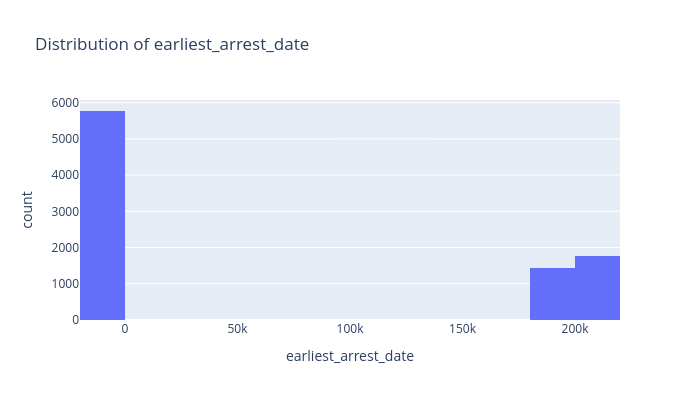
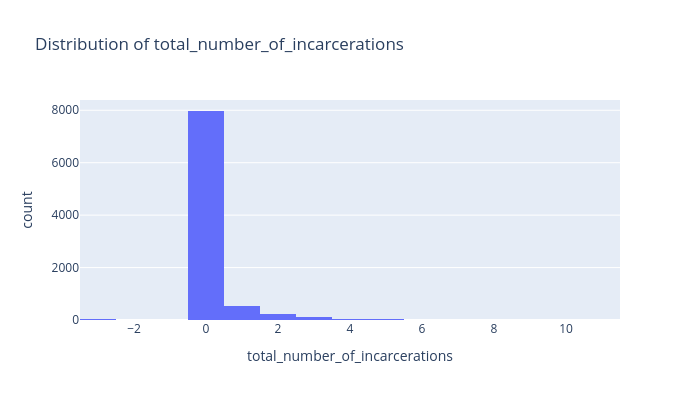
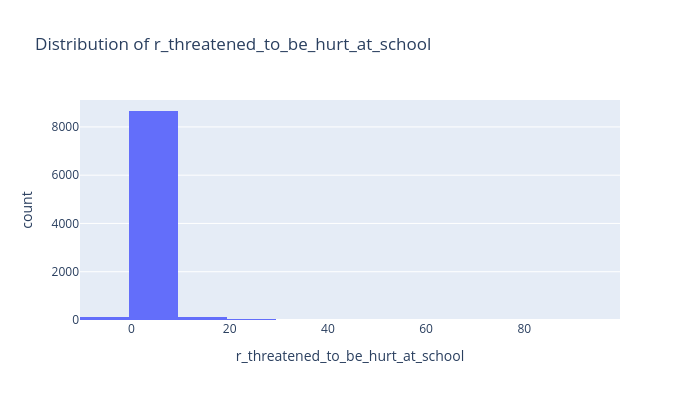
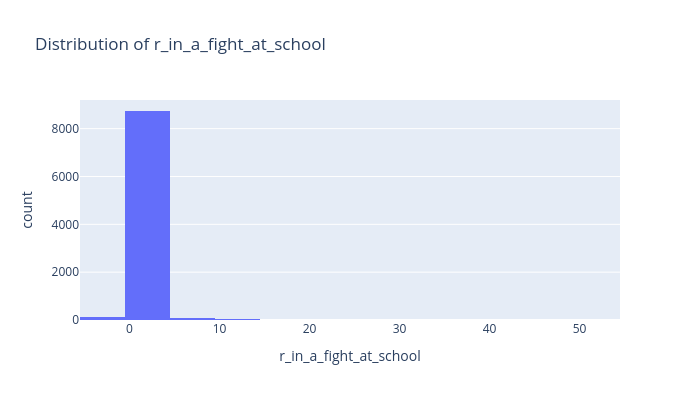

Here is the notebook cell these charts were saved with, in order:
### Code cell
for col in covariates:

    # Categorical / binary variables
    if data[col].nunique(dropna=False) <= 10:

        counts = (
            data[col]
            .fillna("Missing")
            .value_counts()
            .reset_index()
        )
        counts.columns = [col, "Count"]

        fig = px.bar(
            counts,
            x=col,
            y="Count",
            title=f"Distribution of {col}"
        )

    # Continuous variables
    else:

        fig = px.histogram(
            data,
            x=col,
            nbins=20,
            title=f"Distribution of {col}"
        )

    fig.update_layout(
        width=700,
        height=400
    )

    fig.show()

### Figure 1 — Plotly figure (JSON) as saved in the notebook; plotly's stock layout.template omitted (floating-point values rounded to 4 significant figures; data arrays with more than 128 entries replaced by an {"elided": "..."} marker saying what was removed)
{"data": [{"bingroup": "x", "hovertemplate": "earliest_arrest_date=%{x}<br>count=%{y}<extra></extra>", "legendgroup": "", "marker": {"color": "#636efa", "pattern": {"shape": ""}}, "name": "", "nbinsx": 20, "orientation": "v", "showlegend": false, "type": "histogram", "x": {"elided": "8984 int values"}, "xaxis": "x", "yaxis": "y"}], "layout": {"barmode": "relative", "height": 400, "legend": {"tracegroupgap": 0}, "title": {"text": "Distribution of earliest_arrest_date"}, "width": 700, "xaxis": {"anchor": "y", "domain": [0, 1], "title": {"text": "earliest_arrest_date"}}, "yaxis": {"anchor": "x", "domain": [0, 1], "title": {"text": "count"}}}}

### Figure 2 — Plotly figure (JSON) as saved in the notebook; plotly's stock layout.template omitted (floating-point values rounded to 4 significant figures; data arrays with more than 128 entries replaced by an {"elided": "..."} marker saying what was removed)
{"data": [{"bingroup": "x", "hovertemplate": "total_number_of_incarcerations=%{x}<br>count=%{y}<extra></extra>", "legendgroup": "", "marker": {"color": "#636efa", "pattern": {"shape": ""}}, "name": "", "nbinsx": 20, "orientation": "v", "showlegend": false, "type": "histogram", "x": {"elided": "8984 int values"}, "xaxis": "x", "yaxis": "y"}], "layout": {"barmode": "relative", "height": 400, "legend": {"tracegroupgap": 0}, "title": {"text": "Distribution of total_number_of_incarcerations"}, "width": 700, "xaxis": {"anchor": "y", "domain": [0, 1], "title": {"text": "total_number_of_incarcerations"}}, "yaxis": {"anchor": "x", "domain": [0, 1], "title": {"text": "count"}}}}

### Figure 3 — Plotly figure (JSON) as saved in the notebook; plotly's stock layout.template omitted (floating-point values rounded to 4 significant figures; data arrays with more than 128 entries replaced by an {"elided": "..."} marker saying what was removed)
{"data": [{"bingroup": "x", "hovertemplate": "r_threatened_to_be_hurt_at_school=%{x}<br>count=%{y}<extra></extra>", "legendgroup": "", "marker": {"color": "#636efa", "pattern": {"shape": ""}}, "name": "", "nbinsx": 20, "orientation": "v", "showlegend": false, "type": "histogram", "x": {"elided": "8984 int values"}, "xaxis": "x", "yaxis": "y"}], "layout": {"barmode": "relative", "height": 400, "legend": {"tracegroupgap": 0}, "title": {"text": "Distribution of r_threatened_to_be_hurt_at_school"}, "width": 700, "xaxis": {"anchor": "y", "domain": [0, 1], "title": {"text": "r_threatened_to_be_hurt_at_school"}}, "yaxis": {"anchor": "x", "domain": [0, 1], "title": {"text": "count"}}}}

### Figure 4 — Plotly figure (JSON) as saved in the notebook; plotly's stock layout.template omitted (floating-point values rounded to 4 significant figures; data arrays with more than 128 entries replaced by an {"elided": "..."} marker saying what was removed)
{"data": [{"bingroup": "x", "hovertemplate": "r_in_a_fight_at_school=%{x}<br>count=%{y}<extra></extra>", "legendgroup": "", "marker": {"color": "#636efa", "pattern": {"shape": ""}}, "name": "", "nbinsx": 20, "orientation": "v", "showlegend": false, "type": "histogram", "x": {"elided": "8984 int values"}, "xaxis": "x", "yaxis": "y"}], "layout": {"barmode": "relative", "height": 400, "legend": {"tracegroupgap": 0}, "title": {"text": "Distribution of r_in_a_fight_at_school"}, "width": 700, "xaxis": {"anchor": "y", "domain": [0, 1], "title": {"text": "r_in_a_fight_at_school"}}, "yaxis": {"anchor": "x", "domain": [0, 1], "title": {"text": "count"}}}}
